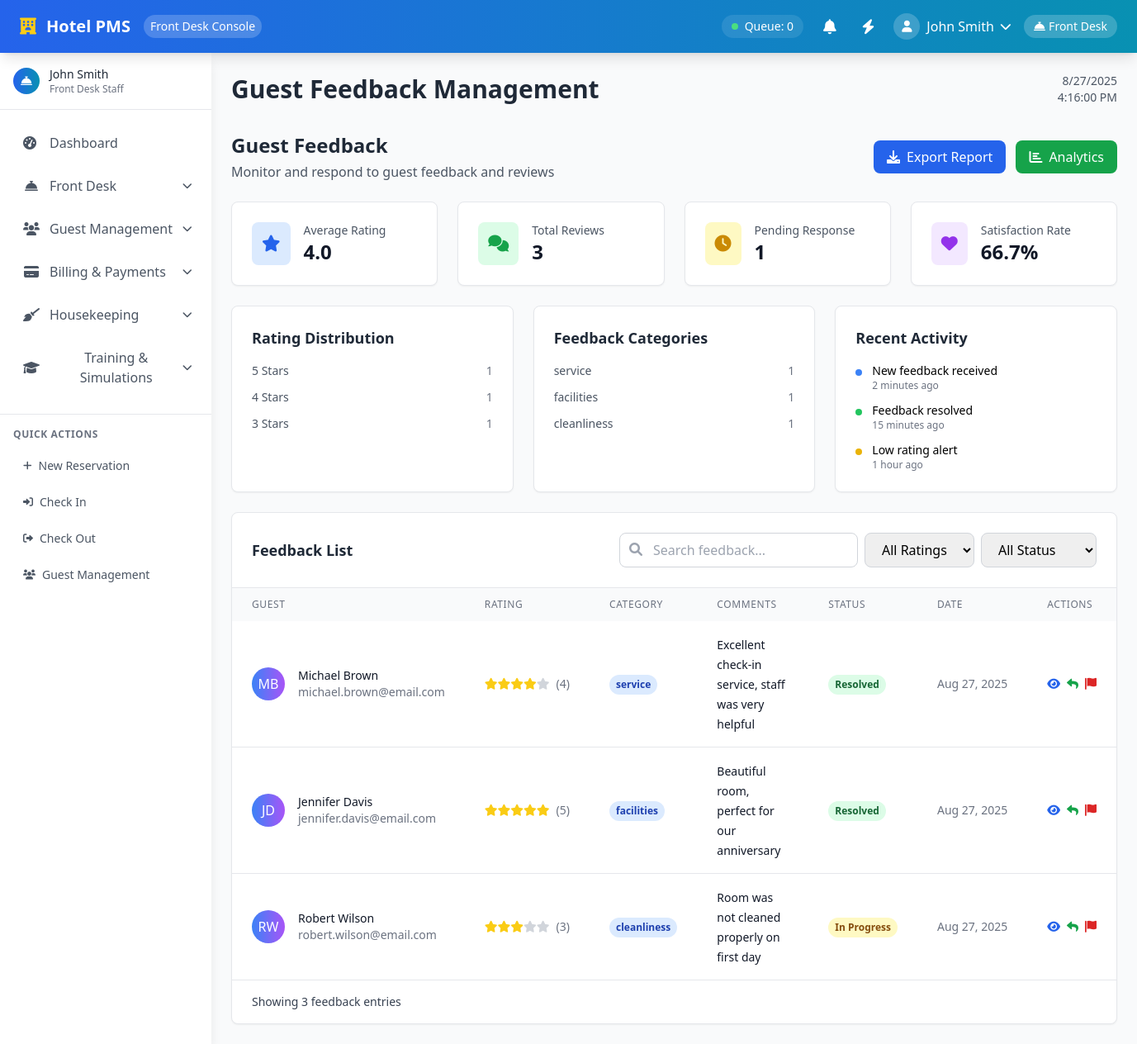
/modules/front-desk/feedback.php (signed in), run on the app's committed database.
### tables this page shows
CREATE TABLE guest_feedback (
    id INT PRIMARY KEY AUTO_INCREMENT,
    reservation_id INT NOT NULL,
    guest_id INT NOT NULL,
    rating INT CHECK (rating >= 1 AND rating <= 5),
    feedback_type ENUM('compliment', 'complaint', 'suggestion', 'general') NOT NULL,
    category ENUM('service', 'cleanliness', 'facilities', 'staff', 'food', 'other') NOT NULL,
    comments TEXT,
    is_resolved BOOLEAN DEFAULT FALSE,
    resolved_by INT NULL,
    resolution_notes TEXT,
    created_at TIMESTAMP DEFAULT CURRENT_TIMESTAMP,
    updated_at TIMESTAMP DEFAULT CURRENT_TIMESTAMP ON UPDATE CURRENT_TIMESTAMP,
    FOREIGN KEY (reservation_id) REFERENCES reservations(id),
    FOREIGN KEY (guest_id) REFERENCES guests(id),
    FOREIGN KEY (resolved_by) REFERENCES users(id)
);

CREATE TABLE guests (
    id INT PRIMARY KEY AUTO_INCREMENT,
    first_name VARCHAR(50) NOT NULL,
    last_name VARCHAR(50) NOT NULL,
    email VARCHAR(100),
    phone VARCHAR(20),
    address TEXT,
    id_type ENUM('passport', 'driver_license', 'national_id', 'other') NOT NULL,
    id_number VARCHAR(50) NOT NULL,
    date_of_birth DATE,
    nationality VARCHAR(50),
    is_vip BOOLEAN DEFAULT FALSE,
    preferences TEXT,
    service_notes TEXT,
    created_at TIMESTAMP DEFAULT CURRENT_TIMESTAMP,
    updated_at TIMESTAMP DEFAULT CURRENT_TIMESTAMP ON UPDATE CURRENT_TIMESTAMP
);

### modules/front-desk/feedback.php (the view, shortened to what the rows shown need)
<?php
require_once '../../includes/config.php';
try {
    $stmt = $pdo->prepare("
        SELECT
            gf.id,
            gf.rating,
            gf.feedback_type,
            gf.category,
            gf.comments,
            gf.is_resolved,
            gf.created_at,
            g.first_name,
            g.last_name,
            g.email,
            r.reservation_number,
            rm.room_number,
            CASE
                WHEN gf.is_resolved = 1 THEN 'resolved'
                WHEN gf.feedback_type = 'complaint' THEN 'in_progress'
                ELSE 'new'
            END as status
        FROM guest_feedback gf
        JOIN guests g ON gf.guest_id = g.id
        LEFT JOIN reservations r ON gf.reservation_id = r.id
        LEFT JOIN rooms rm ON r.room_id = rm.id
        ORDER BY gf.created_at DESC
        LIMIT 50
    ");
    $stmt->execute();
    $feedback_list = $stmt->fetchAll();
} catch (PDOException $e) {
    error_log("Error fetching feedback: " . $e->getMessage());
    $feedback_list = [];
    $feedback_stats = [
        'avg_rating' => 0,
        'total_reviews' => 0,
        'pending_response' => 0,
        'satisfaction_rate' => 0
    ];
    $rating_distribution = [];
    $feedback_categories = [];
}
include '../../includes/header-unified.php';
?>
        <main class="lg:ml-64 mt-16 p-4 lg:p-6 flex-1 transition-all duration-300">
            <div class="flex justify-between items-center mb-8">
                <h2 class="text-3xl font-semibold text-gray-800">Guest Feedback Management</h2>
            </div>
            <div class="mb-6">
                <div class="flex items-center justify-between">
                    <div>
                        <h2 class="text-2xl font-bold text-gray-800">Guest Feedback</h2>
                    </div>
                </div>
            </div>
            <div class="bg-white rounded-lg shadow-sm border border-gray-200">
                <div class="overflow-x-auto">
                    <table class="w-full">
                        <thead class="bg-gray-50">
                            <tr>
                                <th class="px-6 py-3 text-left text-xs font-medium text-gray-500 uppercase tracking-wider">Guest</th>
                                <th class="px-6 py-3 text-left text-xs font-medium text-gray-500 uppercase tracking-wider">Rating</th>
                                <th class="px-6 py-3 text-left text-xs font-medium text-gray-500 uppercase tracking-wider">Category</th>
                                <th class="px-6 py-3 text-left text-xs font-medium text-gray-500 uppercase tracking-wider">Comments</th>
                                <th class="px-6 py-3 text-left text-xs font-medium text-gray-500 uppercase tracking-wider">Status</th>
                                <th class="px-6 py-3 text-left text-xs font-medium text-gray-500 uppercase tracking-wider">Date</th>
                                <th class="px-6 py-3 text-left text-xs font-medium text-gray-500 uppercase tracking-wider">Actions</th>
                            </tr>
                        </thead>
                        <tbody class="bg-white divide-y divide-gray-200">
                            <?php if (empty($feedback_list)): ?>
                                <tr>
                                    <td colspan="7" class="px-6 py-4 text-center text-gray-500">
                                        <i class="fas fa-comments text-2xl mb-2"></i>
                                        <p>No feedback found</p>
                                        <p class="text-sm">Guest feedback will appear here when submitted</p>
                                    </td>
                                </tr>
                            <?php else: ?>
                                <?php foreach ($feedback_list as $feedback): ?>
                                    <tr class="hover:bg-gray-50 feedback-row" data-rating="<?php echo $feedback['rating']; ?>" data-status="<?php echo $feedback['status']; ?>">
                                        <td class="px-6 py-4 whitespace-nowrap">
                                            <div class="flex items-center">
                                                <div class="w-10 h-10 bg-gradient-to-r from-blue-500 to-purple-500 rounded-full flex items-center justify-center">
                                                    <span class="text-white font-medium"><?php echo strtoupper(substr($feedback['first_name'], 0, 1) . substr($feedback['last_name'], 0, 1)); ?></span>
                                                </div>
                                                <div class="ml-4">
                                                    <div class="text-sm font-medium text-gray-900"><?php echo htmlspecialchars($feedback['first_name'] . ' ' . $feedback['last_name']); ?></div>
                                                    <div class="text-sm text-gray-500"><?php echo htmlspecialchars($feedback['email']); ?></div>
                                                </div>
                                            </div>
                                        </td>
                                        <td class="px-6 py-4 whitespace-nowrap">
                                            <div class="flex items-center">
                                                <?php for ($i = 1; $i <= 5; $i++): ?>
                                                    <i class="fas fa-star <?php echo $i <= $feedback['rating'] ? 'text-yellow-400' : 'text-gray-300'; ?> text-sm"></i>
                                                <?php endfor; ?>
                                                <span class="ml-2 text-sm text-gray-500">(<?php echo $feedback['rating']; ?>)</span>
                                            </div>
                                        </td>
                                        <td class="px-6 py-4 whitespace-nowrap">
                                            <span class="inline-flex px-2 py-1 text-xs font-semibold rounded-full bg-blue-100 text-blue-800">
                                                <?php echo htmlspecialchars($feedback['category']); ?>
                                            </span>
                                        </td>
                                        <td class="px-6 py-4">
                                            <span class="text-sm text-gray-900">
                                                <?php echo htmlspecialchars(substr($feedback['comments'], 0, 100) . (strlen($feedback['comments']) > 100 ? '...' : '')); ?>
                                            </span>
                                        </td>
                                        <td class="px-6 py-4 whitespace-nowrap">
                                            <?php
                                            $status_class = '';
                                            $status_text = '';
                                            switch ($feedback['status']) {
                                                case 'in_progress':
                                                    $status_class = 'bg-yellow-100 text-yellow-800';
                                                    $status_text = 'In Progress';
                                                    break;
                                                case 'resolved':
                                                    $status_class = 'bg-green-100 text-green-800';
                                                    $status_text = 'Resolved';
                                                    break;
                                            }
                                            ?>
                                            <span class="inline-flex px-2 py-1 text-xs font-semibold rounded-full <?php echo $status_class; ?>">
                                                <?php echo $status_text; ?>
                                            </span>
                                        </td>
                                        <td class="px-6 py-4 whitespace-nowrap text-sm text-gray-500">
                                            <?php echo date('M j, Y', strtotime($feedback['created_at'])); ?>
                                        </td>
                                        <td class="px-6 py-4 whitespace-nowrap text-sm font-medium">
                                            <div class="flex space-x-2">
                                                <button class="text-blue-600 hover:text-blue-900" onclick="viewFeedback(<?php echo $feedback['id']; ?>)">
                                                    <i class="fas fa-eye"></i>
                                                </button>
                                                <button class="text-green-600 hover:text-green-900" onclick="replyFeedback(<?php echo $feedback['id']; ?>)">
                                                    <i class="fas fa-reply"></i>
                                                </button>
                                                <button class="text-red-600 hover:text-red-900" onclick="flagFeedback(<?php echo $feedback['id']; ?>)">
                                                    <i class="fas fa-flag"></i>
                                                </button>
                                            </div>
                                        </td>
                                    </tr>
                                <?php endforeach; ?>
                            <?php endif; ?>
                        </tbody>
                    </table>
                </div>
            </div>
        </main>
    </div>
    <?php include '../../includes/footer.php'; ?>
</body>
</html>

### data on the page
guest_feedback: guest.last_name "MB", guest.last_name "Michael Brown", guest.email "michael.brown@email.com", rating "4", category "service", comments "Excellent check-in service, staff was very helpful", status_text "Resolved", created_at "Aug 27, 2025"
guest_feedback: guest.last_name "JD", guest.last_name "Jennifer Davis", guest.email "jennifer.davis@email.com", rating "5", category "facilities", comments "Beautiful room, perfect for our anniversary", status_text "Resolved", created_at "Aug 27, 2025"
guest_feedback: guest.last_name "RW", guest.last_name "Robert Wilson", guest.email "robert.wilson@email.com", rating "3", category "cleanliness", comments "Room was not cleaned properly on first day", status_text "In Progress", created_at "Aug 27, 2025"

### other printed values
$user_name "John Smith"
$_SESSION['user_name'] "John Smith"
$item['label'] "Dashboard"
$item['label'] "Front Desk"
$item['label'] "Guest Management"
$item['label'] "Billing & Payments"
$item['label'] "Housekeeping"
$item['label'] "Training & Simulations"
$feedback_stats['avg_rating'] "4.0"
$feedback_stats['total_reviews'] "3"
$feedback_stats['pending_response'] "1"
$feedback_stats['satisfaction_rate'] "66.7"
$rating['rating'] "5"
$rating['count'] "1"
$rating['rating'] "4"
